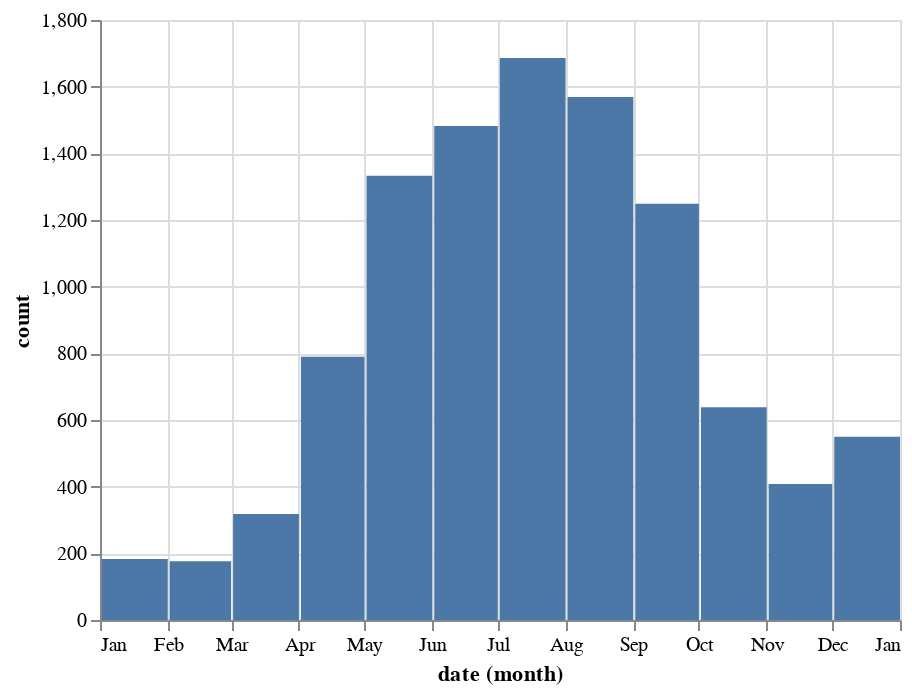

Notebook code cell kept with this figure:
### Markdown cell above
### Show unique taxa observed per month

### Code cell
taxa_by_month = get_monthly_counts(get_observation_species_counts, 'Taxa')
alt.Chart(taxa_by_month).mark_bar().encode(x='month(date):T', y='count:Q')

### Figure 1 — Vega-Lite specification as saved in the notebook (floating-point values rounded to 4 significant figures)
{"config": {"view": {"continuousWidth": 400, "continuousHeight": 300}}, "data": {"name": "data-0af9301024bf08b48f326d29f685d459"}, "mark": "bar", "encoding": {"x": {"type": "temporal", "field": "date", "timeUnit": "month"}, "y": {"type": "quantitative", "field": "count"}}, "$schema": "https://vega.github.io/schema/vega-lite/v4.8.1.json", "datasets": {"data-0af9301024bf08b48f326d29f685d459": [{"metric": "Taxa", "date": "2020-01-01T00:00:00", "count": 183}, {"metric": "Taxa", "date": "2020-02-01T00:00:00", "count": 176}, {"metric": "Taxa", "date": "2020-03-01T00:00:00", "count": 318}, {"metric": "Taxa", "date": "2020-04-01T00:00:00", "count": 790}, {"metric": "Taxa", "date": "2020-05-01T00:00:00", "count": 1333}, {"metric": "Taxa", "date": "2020-06-01T00:00:00", "count": 1482}, {"metric": "Taxa", "date": "2020-07-01T00:00:00", "count": 1686}, {"metric": "Taxa", "date": "2020-08-01T00:00:00", "count": 1569}, {"metric": "Taxa", "date": "2020-09-01T00:00:00", "count": 1249}, {"metric": "Taxa", "date": "2020-10-01T00:00:00", "count": 638}, {"metric": "Taxa", "date": "2020-11-01T00:00:00", "count": 408}, {"metric": "Taxa", "date": "2020-12-01T00:00:00", "count": 550}]}}
